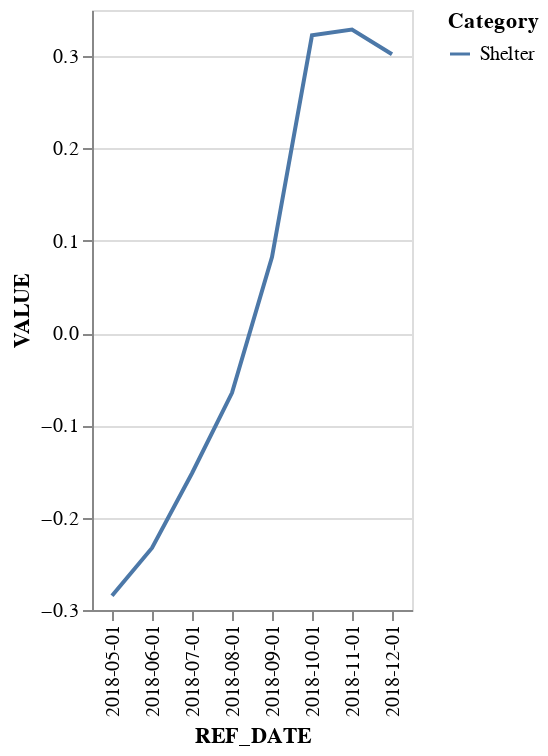
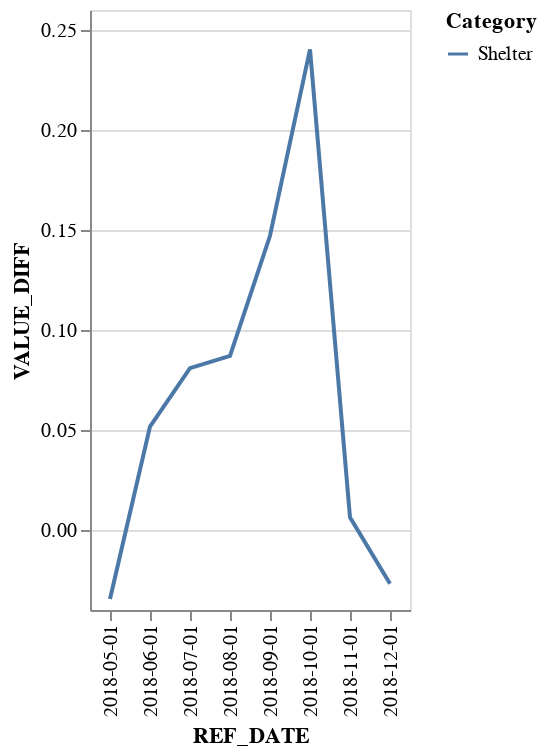
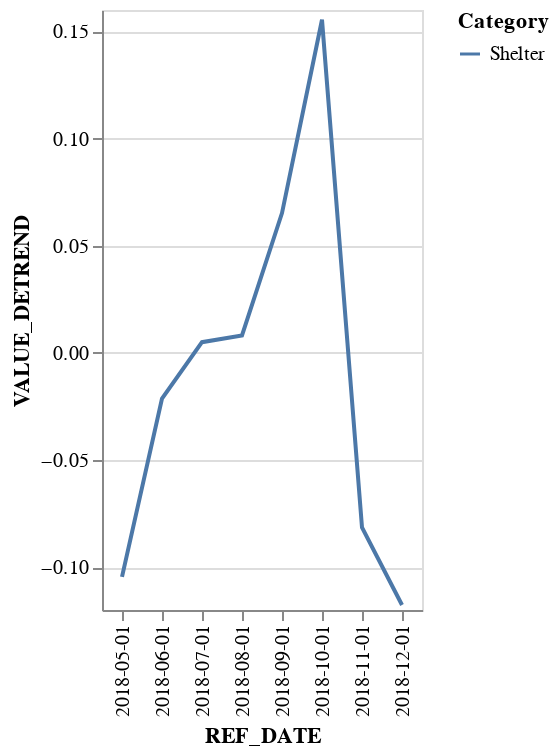

Source (notebook cell) for these figures, in order:
### Code cell
model_Canada_RC_shelter_second_tariff, _, _, _ = regression_discontinuity_model(df_Canada_CPI_groupby, 'Shelter', '2018-05-01', '2018-12-01', '2018-07-01', '2018-10-01')

### Figure 1 — Vega-Lite specification as saved in the notebook (floating-point values rounded to 4 significant figures)
{"config": {"view": {"continuousWidth": 300, "continuousHeight": 300}}, "data": {"name": "data-49f7c40ba7029e3ddef4f88f3e3bd014"}, "mark": {"type": "line"}, "encoding": {"color": {"field": "Category", "type": "nominal"}, "x": {"field": "REF_DATE", "type": "nominal"}, "y": {"field": "VALUE", "type": "quantitative"}}, "$schema": "https://vega.github.io/schema/vega-lite/v5.20.1.json", "datasets": {"data-49f7c40ba7029e3ddef4f88f3e3bd014": [{"REF_DATE": "2018-05-01", "Category": "Shelter", "VALUE": -0.2845, "VALUE_DIFF": -0.03448, "VALUE_DETREND": -0.1045}, {"REF_DATE": "2018-06-01", "Category": "Shelter", "VALUE": -0.2328, "VALUE_DIFF": 0.0517, "VALUE_DETREND": -0.0213}, {"REF_DATE": "2018-07-01", "Category": "Shelter", "VALUE": -0.1518, "VALUE_DIFF": 0.08094, "VALUE_DETREND": 0.00498}, {"REF_DATE": "2018-08-01", "Category": "Shelter", "VALUE": -0.06479, "VALUE_DIFF": 0.08705, "VALUE_DETREND": 0.008128}, {"REF_DATE": "2018-09-01", "Category": "Shelter", "VALUE": 0.08232, "VALUE_DIFF": 0.1471, "VALUE_DETREND": 0.06524}, {"REF_DATE": "2018-10-01", "Category": "Shelter", "VALUE": 0.3226, "VALUE_DIFF": 0.2403, "VALUE_DETREND": 0.1554}, {"REF_DATE": "2018-11-01", "Category": "Shelter", "VALUE": 0.3289, "VALUE_DIFF": 0.006306, "VALUE_DETREND": -0.08148}, {"REF_DATE": "2018-12-01", "Category": "Shelter", "VALUE": 0.302, "VALUE_DIFF": -0.0269, "VALUE_DETREND": -0.1177}]}}

### Figure 2 — Vega-Lite specification as saved in the notebook (floating-point values rounded to 4 significant figures)
{"config": {"view": {"continuousWidth": 300, "continuousHeight": 300}}, "data": {"name": "data-49f7c40ba7029e3ddef4f88f3e3bd014"}, "mark": {"type": "line"}, "encoding": {"color": {"field": "Category", "type": "nominal"}, "x": {"field": "REF_DATE", "type": "nominal"}, "y": {"field": "VALUE_DIFF", "type": "quantitative"}}, "$schema": "https://vega.github.io/schema/vega-lite/v5.20.1.json", "datasets": {"data-49f7c40ba7029e3ddef4f88f3e3bd014": [{"REF_DATE": "2018-05-01", "Category": "Shelter", "VALUE": -0.2845, "VALUE_DIFF": -0.03448, "VALUE_DETREND": -0.1045}, {"REF_DATE": "2018-06-01", "Category": "Shelter", "VALUE": -0.2328, "VALUE_DIFF": 0.0517, "VALUE_DETREND": -0.0213}, {"REF_DATE": "2018-07-01", "Category": "Shelter", "VALUE": -0.1518, "VALUE_DIFF": 0.08094, "VALUE_DETREND": 0.00498}, {"REF_DATE": "2018-08-01", "Category": "Shelter", "VALUE": -0.06479, "VALUE_DIFF": 0.08705, "VALUE_DETREND": 0.008128}, {"REF_DATE": "2018-09-01", "Category": "Shelter", "VALUE": 0.08232, "VALUE_DIFF": 0.1471, "VALUE_DETREND": 0.06524}, {"REF_DATE": "2018-10-01", "Category": "Shelter", "VALUE": 0.3226, "VALUE_DIFF": 0.2403, "VALUE_DETREND": 0.1554}, {"REF_DATE": "2018-11-01", "Category": "Shelter", "VALUE": 0.3289, "VALUE_DIFF": 0.006306, "VALUE_DETREND": -0.08148}, {"REF_DATE": "2018-12-01", "Category": "Shelter", "VALUE": 0.302, "VALUE_DIFF": -0.0269, "VALUE_DETREND": -0.1177}]}}

### Figure 3 — Vega-Lite specification as saved in the notebook (floating-point values rounded to 4 significant figures)
{"config": {"view": {"continuousWidth": 300, "continuousHeight": 300}}, "data": {"name": "data-49f7c40ba7029e3ddef4f88f3e3bd014"}, "mark": {"type": "line"}, "encoding": {"color": {"field": "Category", "type": "nominal"}, "x": {"field": "REF_DATE", "type": "nominal"}, "y": {"field": "VALUE_DETREND", "type": "quantitative"}}, "$schema": "https://vega.github.io/schema/vega-lite/v5.20.1.json", "datasets": {"data-49f7c40ba7029e3ddef4f88f3e3bd014": [{"REF_DATE": "2018-05-01", "Category": "Shelter", "VALUE": -0.2845, "VALUE_DIFF": -0.03448, "VALUE_DETREND": -0.1045}, {"REF_DATE": "2018-06-01", "Category": "Shelter", "VALUE": -0.2328, "VALUE_DIFF": 0.0517, "VALUE_DETREND": -0.0213}, {"REF_DATE": "2018-07-01", "Category": "Shelter", "VALUE": -0.1518, "VALUE_DIFF": 0.08094, "VALUE_DETREND": 0.00498}, {"REF_DATE": "2018-08-01", "Category": "Shelter", "VALUE": -0.06479, "VALUE_DIFF": 0.08705, "VALUE_DETREND": 0.008128}, {"REF_DATE": "2018-09-01", "Category": "Shelter", "VALUE": 0.08232, "VALUE_DIFF": 0.1471, "VALUE_DETREND": 0.06524}, {"REF_DATE": "2018-10-01", "Category": "Shelter", "VALUE": 0.3226, "VALUE_DIFF": 0.2403, "VALUE_DETREND": 0.1554}, {"REF_DATE": "2018-11-01", "Category": "Shelter", "VALUE": 0.3289, "VALUE_DIFF": 0.006306, "VALUE_DETREND": -0.08148}, {"REF_DATE": "2018-12-01", "Category": "Shelter", "VALUE": 0.302, "VALUE_DIFF": -0.0269, "VALUE_DETREND": -0.1177}]}}
